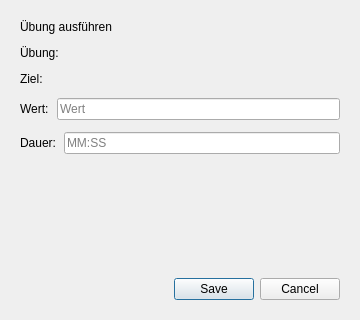
<?xml version="1.0" encoding="UTF-8"?>
<ui version="4.0">
 <class>ExerciseExecutionDialog</class>
 <widget class="QDialog" name="ExerciseExecutionDialog">
  <property name="geometry">
   <rect>
    <x>0</x>
    <y>0</y>
    <width>360</width>
    <height>320</height>
   </rect>
  </property>
  <property name="windowTitle">
   <string>Übung ausführen</string>
  </property>
  <layout class="QVBoxLayout" name="verticalLayout">
   <property name="spacing">
    <number>12</number>
   </property>
   <property name="leftMargin">
    <number>20</number>
   </property>
   <property name="topMargin">
    <number>20</number>
   </property>
   <property name="rightMargin">
    <number>20</number>
   </property>
   <property name="bottomMargin">
    <number>20</number>
   </property>
   <item>
    <widget class="QLabel" name="titleLabel">
     <property name="text">
      <string>Übung ausführen</string>
     </property>
    </widget>
   </item>
   <item>
    <layout class="QHBoxLayout" name="exerciseLayout">
     <property name="spacing">
      <number>8</number>
     </property>
     <item>
      <widget class="QLabel" name="exerciseLabel">
       <property name="text">
        <string>Übung:</string>
       </property>
      </widget>
     </item>
     <item>
      <widget class="QLabel" name="exerciseNameLabel">
       <property name="text">
        <string/>
       </property>
       <property name="wordWrap">
        <bool>true</bool>
       </property>
      </widget>
     </item>
    </layout>
   </item>
   <item>
    <layout class="QHBoxLayout" name="goalLayout">
     <property name="spacing">
      <number>8</number>
     </property>
     <item>
      <widget class="QLabel" name="goalTitleLabel">
       <property name="text">
        <string>Ziel:</string>
       </property>
      </widget>
     </item>
     <item>
      <widget class="QLabel" name="goalLabel">
       <property name="text">
        <string/>
       </property>
       <property name="wordWrap">
        <bool>true</bool>
       </property>
      </widget>
     </item>
    </layout>
   </item>
   <item>
    <layout class="QHBoxLayout" name="valueLayout">
     <property name="spacing">
      <number>8</number>
     </property>
     <item>
      <widget class="QLabel" name="valueTitleLabel">
       <property name="text">
        <string>Wert:</string>
       </property>
      </widget>
     </item>
     <item>
      <widget class="QLineEdit" name="valueLineEdit">
       <property name="placeholderText">
        <string>Wert</string>
       </property>
      </widget>
     </item>
    </layout>
   </item>
   <item>
    <layout class="QHBoxLayout" name="durationLayout">
     <property name="spacing">
      <number>8</number>
     </property>
     <item>
      <widget class="QLabel" name="durationTitleLabel">
       <property name="text">
        <string>Dauer:</string>
       </property>
      </widget>
     </item>
     <item>
      <widget class="QLineEdit" name="durationLineEdit">
       <property name="placeholderText">
        <string>MM:SS</string>
       </property>
      </widget>
     </item>
    </layout>
   </item>
   <item>
    <spacer name="verticalSpacer">
     <property name="orientation">
      <enum>Qt::Orientation::Vertical</enum>
     </property>
     <property name="sizeHint" stdset="0">
      <size>
       <width>20</width>
       <height>10</height>
      </size>
     </property>
    </spacer>
   </item>
   <item>
    <layout class="QHBoxLayout" name="bottomButtonLayout">
     <item>
      <spacer name="bottomButtonSpacer">
       <property name="orientation">
        <enum>Qt::Orientation::Horizontal</enum>
       </property>
       <property name="sizeHint" stdset="0">
        <size>
         <width>0</width>
         <height>0</height>
        </size>
       </property>
      </spacer>
     </item>
     <item>
      <widget class="QDialogButtonBox" name="buttonBox">
       <property name="orientation">
        <enum>Qt::Orientation::Horizontal</enum>
       </property>
       <property name="standardButtons">
        <set>QDialogButtonBox::StandardButton::Cancel|QDialogButtonBox::StandardButton::Save</set>
       </property>
      </widget>
     </item>
    </layout>
   </item>
  </layout>
 </widget>
 <tabstops>
  <tabstop>durationLineEdit</tabstop>
 </tabstops>
 <resources/>
 <connections>
  <connection>
   <sender>buttonBox</sender>
   <signal>accepted()</signal>
   <receiver>ExerciseExecutionDialog</receiver>
   <slot>accept()</slot>
   <hints>
    <hint type="sourcelabel">
     <x>248</x>
     <y>299</y>
    </hint>
    <hint type="destinationlabel">
     <x>157</x>
     <y>159</y>
    </hint>
   </hints>
  </connection>
  <connection>
   <sender>buttonBox</sender>
   <signal>rejected()</signal>
   <receiver>ExerciseExecutionDialog</receiver>
   <slot>reject()</slot>
   <hints>
    <hint type="sourcelabel">
     <x>316</x>
     <y>299</y>
    </hint>
    <hint type="destinationlabel">
     <x>286</x>
     <y>159</y>
    </hint>
   </hints>
  </connection>
 </connections>
</ui>
